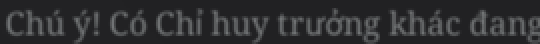
#> input picture templates/gather/dlg_contested.png, 270 x 22 px (shown 2 times larger); its folder holds only this picture in this run
$ python -i research.py   (imports and definitions only)
#> lines starting #> are read from the running program, lines starting #| are printed output that depends on the picture
### bot/__init__.py
# Ma cu duoc phep dung aowbot.domain (luat D7, docs/architecture/dependency-rules.md). Dat src/ vao sys.path
# o day (mot cho duy nhat) de main.py, web va tools/* chay duoc ca khi chua `pip install -e .`.
# P13g-1: src/ cua CHINH repo nay phai dung DAU sys.path. Truoc day them vao CUOI nen thua PYTHONPATH / ban cai
# editable tro toi thu muc khac: 26/11 09:17 bot chay voi aowbot cua worktree P13e cu (chua co builders.FillState).
import os as _os
import sys as _sys

_SRC = _os.path.join(_os.path.dirname(_os.path.dirname(_os.path.abspath(__file__))), "src")
if _os.path.isdir(_SRC):
    while _SRC in _sys.path:
        _sys.path.remove(_SRC)
    _sys.path.insert(0, _SRC)

### bot/vnames.py
"""Sua ten nghien cuu bi OCR doc sai dau tieng Viet (Tesseract chi co goi 'eng').

Vd "Chi?n thuat t?n c?ng IV" / "Chien thuat ten ceng IV" -> "Chiến thuật tấn công IV".
Cach lam: bo dau + ky tu la -> so tung tu voi bang tu vung co dau (gan dung) -> ghep lai.
Tu khong co trong bang thi giu nguyen dang da bo dau. Ham thuan, khong doc may/anh.
Muon them tu: bo sung vao VOCAB (viet co dau).
"""
import difflib
import re
import unicodedata

VOCAB = [
    "Chiến", "thuật", "tấn", "công", "phòng", "thủ", "thu", "thập", "tài", "nguyên", "sản", "xuất",
    "tăng", "tốc", "hành", "quân", "binh", "lính", "huấn", "luyện", "kỵ", "bộ", "cung", "thủ",
    "xe", "tăng", "pháo", "binh", "không", "quân", "hải", "quân", "sức", "mạnh", "máu", "giáp", "kháng",
    "sát", "thương", "tải", "trọng", "chịu", "tải", "dung", "lượng", "kho", "xây", "dựng", "nghiên", "cứu",
    "liên", "minh", "trị", "liệu", "bệnh", "viện", "hồi", "phục", "tướng", "kỹ", "năng", "chỉ", "huy",
    "trinh", "sát", "do", "thám", "kim", "loại", "thực", "phẩm", "dầu", "hợp", "gia", "cường", "nâng",
    "cao", "cấp", "tinh", "nhuệ", "đột", "kích", "chiến", "đấu", "trận", "địa", "hình", "chiêu", "mộ",
    "thuộc", "tính", "cơ", "bản", "nâng", "hiệu", "quả", "tối", "đa", "tiêu", "hao", "giảm", "thời", "gian",
]
_ROMAN = re.compile(r"^[IVXlI1|]{1,4}$")


def fold(s):
    """Bo dau, chuyen 'đ'->'d', chu thuong, bo ky tu khong phai chu/so."""
    s = unicodedata.normalize("NFD", (s or "").replace("đ", "d").replace("Đ", "D"))
    return "".join(c for c in s if c.isascii() and c.isalnum()).lower()


_BY_FOLD = {}
for _w in VOCAB:
    _BY_FOLD.setdefault(fold(_w), _w)
#> further down, picture is the input picture: shape (22, 270, 3); mean B, G, R 48.8, 47, 46.5


# [32 lines left out: functions _word, fix_name, not called in this run]

### bot/modules/research.py
"""Nghien cuu (So Cong Nghe). Chu du an 2026-11-21 (#1, anh So Cong Nghe Cap 30):
  - CHI CO 1 hang nghien cuu (icon "1/1" thu hai cot trai thanh pho). Dang nghien cuu (thanh tien do + nut
    "Chi tiet" o day man) -> KHONG bat dau duoc gi -> chi ghi thoi gian con lai (lich ghe lai luc xong, web hien).
  - Chi nghien cuu duoc node co huy hieu x/y voi x < y (3/3 = da xong).
Mo bang: cham icon hang cho nghien cuu (research/icon_queue) -> "So Cong Nghe" (research/title).
KHONG BAO GIO bam nut tang toc / nghien cuu ngay bang kim cuong.
"""
import re, time, logging
import cv2
from bot import ocr, resources
from bot.vnames import fix_name

log = logging.getLogger("aow")
STRICT = re.compile(r"(?:(\d{1,2})d:)?(\d{2}):(\d{2}):(\d{2})")
BUSY_NAME, BUSY_TIME = (30, 818, 300, 26), (100, 888, 200, 24)


# [13 lines left out: functions parse_left, busy, not called in this run]


def badges(img, roi_y=(90, 790)):
    """Huy hieu "x/y" (vong tron toi goc phai duoi moi node) -> [(x, y, a, b)]."""
#> called with roi_y = (90, 790)
    g = cv2.medianBlur(cv2.cvtColor(img, cv2.COLOR_BGR2GRAY), 3)
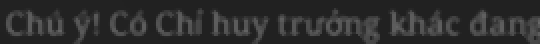
#> g: shape (22, 270) (shown 2 times larger); min 33, max 103, mean 45.4
    c = cv2.HoughCircles(g, cv2.HOUGH_GRADIENT, 1, 30, param1=100, param2=18, minRadius=13, maxRadius=19)
#> c = None
    out = []
    for x, y, r in (c[0] if c is not None else []):
        x, y, r = int(x), int(y), int(r)
        if not roi_y[0] <= y <= roi_y[1]:
            continue
        m = re.search(r"(\d+)\s*/\s*(\d+)", ocr.text(img, (x - r, y - r // 2 - 2, 2 * r, r + 4), "0123456789/", scale=5) or "")
        if m:
            out.append((x, y, int(m.group(1)), int(m.group(2))))
#> this loop made 0 passes
#> after the loop, out = []
    return out


# [70 lines left out: functions glow_score, pick_recommended, recommended, open_research, record, not called in this run]


RESEARCH_TXT = r"\bngh\w{0,3}n c\w{0,2}u\b"        # "Nghien cuu" (OCR mat dau); "... ngay" bi buttons chan
GO_TXT = r"\bd\w{0,2}n\b"                         # "Den"


TITLE_ROI = (60, 92, 420, 56)          # ten cong trinh tren man Tang cap (phia tren "Cap hien tai N")
LAB_WAIT_S = 20 * 60                   # nang cap Vien nghien cuu khong doc duoc gio xong -> ghe lai sau N giay


# [9 lines left out: function classify_building, not called in this run]


def building_title(img):
    return " ".join(ocr.text(img, TITLE_ROI, bright=b, psm=6) or "" for b in (170, None))


# [38 lines left out: functions lab_wait_until, upgrade_lab, wait_hq, not called in this run]


# ---- P2 muc 3 (PM 2026-11-23): anh mau bang node (chu du an chup tren #1 sau). Thieu -> dung MAU + CHU (khong bam mo),
# log "thieu anh mau <ten>" (bot/tplneed.py).
TPL_BTN = "research/btn_research"      # nut PHAI "Nghien cuu" o day bang chi tiet node (KHONG phai "Nghien cuu ngay")
TPL_PANEL = "research/node_panel"      # tieu de / khung bang chi tiet node (xac nhan da mo dung bang)
TPL_NORES = "research/msg_no_res"      # hop thoai / thong bao thieu tai nguyen sau khi bam "Nghien cuu"
BTN_ROI = (200, 320, 340, 640)         # vung tim nut "Nghien cuu" khi khong thay khung bang: nua phai, 2/3 duoi man
PANEL_TH = 0.9                         # node_panel khop 0,807 voi hop thoai 'Doi da du' (#1 2026-11-23) -> nguong 0,9
BTN_TH = 0.85                          # btn_research: 1,0 tren nut that, 0,41 voi nut "Nghien cuu ngay" (kim cuong)


# [7 lines left out: function btn_roi, not called in this run]
NORES_FACT = "research_nores"          # {"until": epoch, "n": so lan lien tiep}: het tai nguyen -> khong mo lai toi moc
SKIP_FACT = "research_skip"            # {khoa node: epoch}: node bam vao khong lam duoc gi -> bo qua toi moc


# [98 lines left out: functions start_buttons, no_res_shown, verify_start, node, not called in this run]


def build_inv(ctx):
    from bot import build
    build.inv_capture(ctx, "research_node")            # chua nhan ra bang node -> 1 anh/ngay de bo sung


# [13 lines left out: functions nores_until, note_nores, not called in this run]


def node_key(tab, page, x, y):
    """Khoa node theo nhanh / trang cuon / vi tri (lam tron 30px)."""
    return f"{tab}:{page}:{int(round(x / 30.0))}:{int(round(y / 30.0))}"


def live_skips(entries, now):
    return {k: v for k, v in (entries or {}).items() if isinstance(v, (int, float)) and v > now}


# [23 lines left out: functions pick_node, set_nores, clear_nores, not called in this run]


def on_tree(ctx):
    """Dang o cay cong nghe (So Cong Nghe)? - truoc moi lan cham tab / node (khong bam mo)."""
    return bool(ctx.v.find(ctx.shot(), "research/title", th=0.8))


# [101 lines left out: functions pick_and_start, run, not called in this run]

>>> import cv2
>>> picture = cv2.imread('../../templates/gather/dlg_contested.png')
>>> result = badges(picture)
#> result = []

$ run again, on templates/gather/msg_type_locked.png
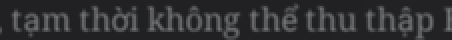
#> input picture templates/gather/msg_type_locked.png, 226 x 20 px (shown 2 times larger)
#> picture is the input picture: shape (20, 226, 3); mean B, G, R 50.9, 49.1, 48.6
#> in badges, `g = cv2.medianBlur(cv2.cvtColor(img, cv2.COLOR_BGR2GRAY), 3)`:
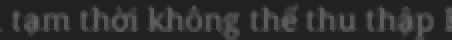
#> g: shape (20, 226) (shown 2 times larger); min 33, max 100, mean 47.4
#> c = None
#> after the loop in badges, `for x, y, r in (c[0] if c is not None else []):`: out = []
